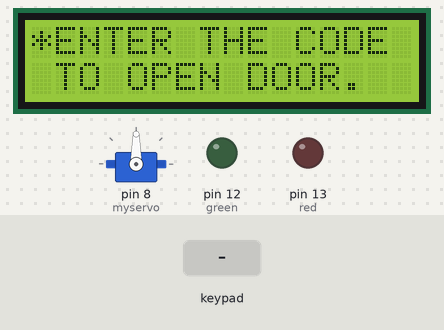
Simulated run of this sketch. Board: Arduino Uno, built with avr-gcc and run on an emulated ATmega328P. Shown: servo, 16×2 character LCD, output pins drawn as LEDs (lit = HIGH). Inputs (shaded band) come from the test bench.

Above: at 1.2 s.
1.3 s: keypad keys 1 2 3 4 pressed 0.4 s apart
At 3.2 s:
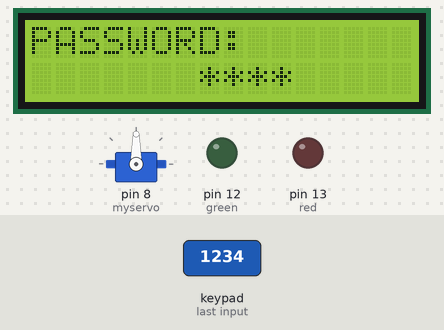
At 4.0 s:
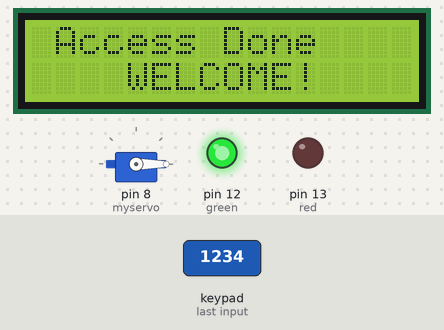
4.4 s: key '2' pressed
7.4 s: key '1' pressed
10.4 s: keypad keys 1 2 3 4 # pressed 0.4 s apart
At 14.7 s:
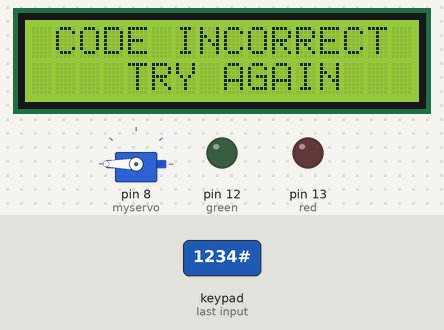
Timing chart, 0 to 15.4 s (numbered marks = the images above; inputs shaded):
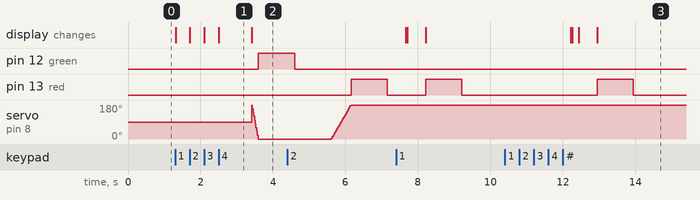

The sketch:

SmartLockcode.ino.ino
```cpp
#include <LiquidCrystal.h>
#include <Servo.h>
#include <Keypad.h>

Servo myservo;
int pos=0; // position of servo motor
LiquidCrystal lcd(A4, A5, A3, A2, A1, A0);
const byte rows=4;
const byte cols=3;

char key[rows][cols]={
{'1','2','3'},
{'4','5','6'},
{'7','8','9'},
{'*','0','#'}
};
byte rowPins[rows]={0,1,2,3};
byte colPins[cols]={4,5,6};
Keypad keypad= Keypad(makeKeymap(key),rowPins,colPins,rows,cols);
char* password="1234";
int currentposition=0;

int red = 13;
int green = 12;

void setup()
{
  displayscreen();
  //Serial.begin(9600);
  myservo.attach(8); //Servo motor connection
  pinMode(red,OUTPUT);
  pinMode(green,OUTPUT);
  lcd.begin(16,2);
}

void loop()
  {
  if( currentposition==0)
  {
      displayscreen();
  }
  int l ;
  char code=keypad.getKey();
  if(code!=NO_KEY)
  {
    lcd.clear();
    lcd.setCursor(0,0);
    lcd.print("PASSWORD:");
    lcd.setCursor(7,1);
    lcd.print(" ");
    lcd.setCursor(7,1);
    for(l=0;l<=currentposition;++l)
    {
    lcd.print("*");
    //keypress();
    }
    if (code==password[currentposition])
    {
      ++currentposition;
      if(currentposition==4)
        {
        unlockdoor();
        displayscreen();
        currentposition=0;
        }
    }
    else
    {
    incorrect();
    currentposition=0;
    }
  }
}
//------------------ Function 1- OPEN THE DOOR--------------//
void unlockdoor()
  {
  delay(900);

  lcd.setCursor(0,0);
  lcd.println(" ");
  lcd.setCursor(1,0);
  lcd.print("Access Done");
  lcd.setCursor(4,1);
  lcd.println("WELCOME!");
  lcd.setCursor(15,1);
  lcd.println(" ");
  lcd.setCursor(16,1);
  lcd.println(" ");
  lcd.setCursor(14,1);
  lcd.println(" ");
  lcd.setCursor(13,1);
  lcd.println(" ");

  for(pos = 180; pos>=0; pos-=5) // open the door
    {
    myservo.write(pos);
    delay(5);
    }

  digitalWrite(green,HIGH);
  delay(1000);
  digitalWrite(green,LOW);
  delay(1000);

  for(pos = 0; pos <= 180; pos +=5) // close the door
    { // in steps of 1 degree
    myservo.write(pos);
    delay(15);
    }
  digitalWrite(red,HIGH);
  delay(1000);
  digitalWrite(red,LOW);
  delay(500);
  currentposition=0;
  lcd.clear();
  displayscreen();
}
//--------------------Function 2- Wrong code--------------//
void incorrect()
  {
  delay(500);
  lcd.clear();
  lcd.setCursor(1,0);
  lcd.print("CODE");
  lcd.setCursor(6,0);
  lcd.print("INCORRECT Password");
  lcd.setCursor(15,1);
  lcd.println(" ");
  lcd.setCursor(4,1);
  lcd.println("TRY AGAIN !");

  lcd.setCursor(13,1);
  lcd.println(" ");
  Serial.println("CODE INCORRECT ");
  digitalWrite(red,HIGH);
  delay(1000);
  digitalWrite(red,LOW);
  delay(3000);
  lcd.clear();
  displayscreen();
}
//------------Function 3 - DISPLAY FUNCTION--------------------//
void displayscreen()
{
  lcd.setCursor(0,0);
  lcd.println("*ENTER THE CODE ");
  lcd.setCursor(1 ,1);
  lcd.println("TO OPEN DOOR.");
}
```

Measured:
- after the input at 1.3 s, pin 12 (green): LOW → HIGH after 2.3 s; the display: first changes at once (image 1 shows a later state)
- after the input at 10.4 s, pin 13 (red): LOW → HIGH after 2.5 s, → LOW 1.0 s later; the display: first differs from a run without the input after 2.0 s (image 3 shows a later state)
- what the display in image 1 shows lasts 0.9 s, from 2.5 s to 3.4 s
